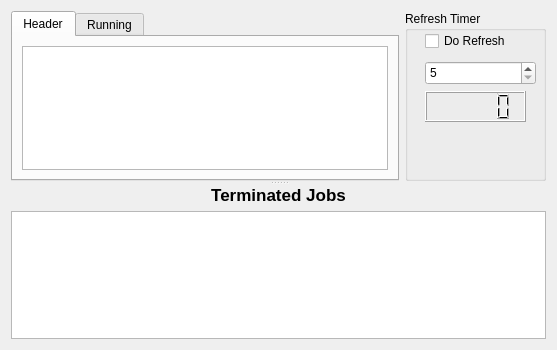
<ui version="4.0" >
 <class>ClientStatForm</class>
 <widget class="QWidget" name="ClientStatForm" >
  <property name="geometry" >
   <rect>
    <x>0</x>
    <y>0</y>
    <width>557</width>
    <height>350</height>
   </rect>
  </property>
  <property name="windowTitle" >
   <string>Form</string>
  </property>
  <layout class="QGridLayout" >
   <item row="0" column="0" >
    <widget class="QSplitter" name="splitter" >
     <property name="orientation" >
      <enum>Qt::Vertical</enum>
     </property>
     <widget class="QWidget" name="layoutWidget" >
      <layout class="QHBoxLayout" >
       <item>
        <widget class="QTabWidget" name="tabWidget" >
         <property name="currentIndex" >
          <number>0</number>
         </property>
         <widget class="QWidget" name="tab" >
          <attribute name="title" >
           <string>Header</string>
          </attribute>
          <layout class="QGridLayout" >
           <item row="0" column="0" >
            <widget class="QTextEdit" name="textEditHeader" >
             <property name="sizePolicy" >
              <sizepolicy vsizetype="Expanding" hsizetype="Expanding" >
               <horstretch>200</horstretch>
               <verstretch>0</verstretch>
              </sizepolicy>
             </property>
             <property name="minimumSize" >
              <size>
               <width>0</width>
               <height>0</height>
              </size>
             </property>
             <property name="maximumSize" >
              <size>
               <width>16777215</width>
               <height>16777215</height>
              </size>
             </property>
             <property name="sizeIncrement" >
              <size>
               <width>1</width>
               <height>0</height>
              </size>
             </property>
             <property name="focusPolicy" >
              <enum>Qt::StrongFocus</enum>
             </property>
             <property name="acceptDrops" >
              <bool>false</bool>
             </property>
             <property name="toolTip" >
              <string comment="Joblog Window" />
             </property>
             <property name="statusTip" >
              <string comment="Joblog Window" />
             </property>
             <property name="whatsThis" >
              <string comment="Joblog Window" />
             </property>
             <property name="horizontalScrollBarPolicy" >
              <enum>Qt::ScrollBarAsNeeded</enum>
             </property>
             <property name="autoFormatting" >
              <set>QTextEdit::AutoNone</set>
             </property>
             <property name="tabChangesFocus" >
              <bool>false</bool>
             </property>
             <property name="documentTitle" >
              <string comment="Joblog Window" />
             </property>
             <property name="lineWrapMode" >
              <enum>QTextEdit::NoWrap</enum>
             </property>
             <property name="readOnly" >
              <bool>true</bool>
             </property>
            </widget>
           </item>
          </layout>
         </widget>
         <widget class="QWidget" name="tab_2" >
          <attribute name="title" >
           <string>Running</string>
          </attribute>
          <layout class="QGridLayout" >
           <item row="0" column="0" >
            <widget class="QTextEdit" name="textEditRunning" />
           </item>
          </layout>
         </widget>
        </widget>
       </item>
       <item>
        <widget class="QGroupBox" name="groupBox" >
         <property name="minimumSize" >
          <size>
           <width>141</width>
           <height>0</height>
          </size>
         </property>
         <property name="maximumSize" >
          <size>
           <width>141</width>
           <height>16777215</height>
          </size>
         </property>
         <property name="title" >
          <string>Refresh Timer</string>
         </property>
         <widget class="QSpinBox" name="spinBox" >
          <property name="geometry" >
           <rect>
            <x>20</x>
            <y>50</y>
            <width>111</width>
            <height>24</height>
           </rect>
          </property>
          <property name="minimum" >
           <number>5</number>
          </property>
          <property name="maximum" >
           <number>999</number>
          </property>
         </widget>
         <widget class="QCheckBox" name="checkBox" >
          <property name="geometry" >
           <rect>
            <x>20</x>
            <y>20</y>
            <width>101</width>
            <height>20</height>
           </rect>
          </property>
          <property name="text" >
           <string>Do Refresh</string>
          </property>
         </widget>
         <widget class="QLCDNumber" name="timerDisplay" >
          <property name="geometry" >
           <rect>
            <x>20</x>
            <y>80</y>
            <width>101</width>
            <height>31</height>
           </rect>
          </property>
         </widget>
        </widget>
       </item>
      </layout>
     </widget>
     <widget class="QWidget" name="layoutWidget" >
      <layout class="QGridLayout" >
       <item row="0" column="0" >
        <widget class="QLabel" name="terminatedLabel" >
         <property name="layoutDirection" >
          <enum>Qt::LeftToRight</enum>
         </property>
         <property name="text" >
          <string>&lt;html>&lt;head>&lt;meta name="qrichtext" content="1" />&lt;style type="text/css">
p, li { white-space: pre-wrap; }
&lt;/style>&lt;/head>&lt;body style=" font-family:'Sans Serif'; font-size:9pt; font-weight:400; font-style:normal; text-decoration:none;">
&lt;p style=" margin-top:0px; margin-bottom:0px; margin-left:0px; margin-right:0px; -qt-block-indent:0; text-indent:0px;">&lt;span style=" font-size:13pt; font-weight:600;">Terminated Jobs&lt;/span>&lt;/p>&lt;/body>&lt;/html></string>
         </property>
         <property name="alignment" >
          <set>Qt::AlignCenter</set>
         </property>
        </widget>
       </item>
       <item row="1" column="0" >
        <widget class="QTableWidget" name="terminatedTable" />
       </item>
      </layout>
     </widget>
    </widget>
   </item>
  </layout>
  <action name="actionRefresh" >
   <property name="icon" >
    <iconset resource="../main.qrc" >:/images/view-refresh.png</iconset>
   </property>
   <property name="text" >
    <string>Refresh</string>
   </property>
  </action>
  <action name="actionCancelRunning" >
   <property name="icon" >
    <iconset resource="../main.qrc" >:/images/utilities-terminal.png</iconset>
   </property>
   <property name="text" >
    <string>Cancel Running Job</string>
   </property>
  </action>
 </widget>
 <resources>
  <include location="../main.qrc" />
 </resources>
 <connections/>
</ui>
